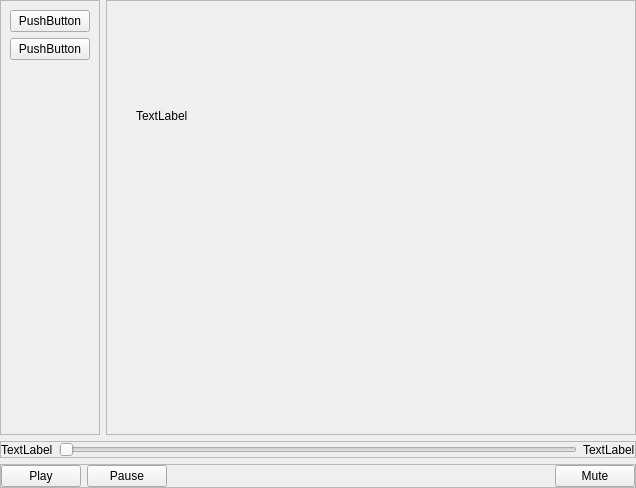
<?xml version="1.0" encoding="UTF-8"?>
<ui version="4.0">
 <class>MainWindow</class>
 <widget class="QMainWindow" name="MainWindow">
  <property name="geometry">
   <rect>
    <x>0</x>
    <y>0</y>
    <width>636</width>
    <height>488</height>
   </rect>
  </property>
  <property name="windowTitle">
   <string>MainWindow</string>
  </property>
  <widget class="QWidget" name="centralwidget">
   <layout class="QVBoxLayout" name="verticalLayout_2">
    <property name="leftMargin">
     <number>0</number>
    </property>
    <property name="topMargin">
     <number>0</number>
    </property>
    <property name="rightMargin">
     <number>0</number>
    </property>
    <property name="bottomMargin">
     <number>0</number>
    </property>
    <item>
     <layout class="QVBoxLayout" name="verticalLayout">
      <property name="spacing">
       <number>6</number>
      </property>
      <item>
       <layout class="QHBoxLayout" name="horizontalLayout_2" stretch="1,0,6">
        <item>
         <widget class="QFrame" name="sideBarFrame">
          <property name="frameShape">
           <enum>QFrame::StyledPanel</enum>
          </property>
          <property name="frameShadow">
           <enum>QFrame::Raised</enum>
          </property>
          <layout class="QVBoxLayout" name="verticalLayout_3">
           <item>
            <widget class="QPushButton" name="pushButton_1">
             <property name="text">
              <string>PushButton</string>
             </property>
            </widget>
           </item>
           <item>
            <widget class="QPushButton" name="pushButton">
             <property name="text">
              <string>PushButton</string>
             </property>
            </widget>
           </item>
           <item>
            <spacer name="verticalSpacer">
             <property name="orientation">
              <enum>Qt::Vertical</enum>
             </property>
             <property name="sizeType">
              <enum>QSizePolicy::Expanding</enum>
             </property>
             <property name="sizeHint" stdset="0">
              <size>
               <width>20</width>
               <height>40</height>
              </size>
             </property>
            </spacer>
           </item>
          </layout>
         </widget>
        </item>
        <item>
         <spacer name="verticalSpacer_2">
          <property name="orientation">
           <enum>Qt::Vertical</enum>
          </property>
          <property name="sizeHint" stdset="0">
           <size>
            <width>0</width>
            <height>40</height>
           </size>
          </property>
         </spacer>
        </item>
        <item>
         <widget class="QFrame" name="videoBackgroundWidget">
          <property name="frameShape">
           <enum>QFrame::StyledPanel</enum>
          </property>
          <property name="frameShadow">
           <enum>QFrame::Raised</enum>
          </property>
          <widget class="QLabel" name="videoLabel">
           <property name="geometry">
            <rect>
             <x>30</x>
             <y>100</y>
             <width>81</width>
             <height>31</height>
            </rect>
           </property>
           <property name="text">
            <string>TextLabel</string>
           </property>
          </widget>
         </widget>
        </item>
       </layout>
      </item>
      <item>
       <layout class="QVBoxLayout" name="verticalLayout_4">
        <item>
         <layout class="QHBoxLayout" name="horizontalLayout">
          <item>
           <widget class="QFrame" name="frame_2">
            <property name="minimumSize">
             <size>
              <width>0</width>
              <height>0</height>
             </size>
            </property>
            <property name="frameShape">
             <enum>QFrame::StyledPanel</enum>
            </property>
            <property name="frameShadow">
             <enum>QFrame::Raised</enum>
            </property>
            <layout class="QHBoxLayout" name="horizontalLayout_3">
             <property name="leftMargin">
              <number>0</number>
             </property>
             <property name="topMargin">
              <number>0</number>
             </property>
             <property name="rightMargin">
              <number>0</number>
             </property>
             <property name="bottomMargin">
              <number>0</number>
             </property>
             <item>
              <widget class="QLabel" name="label_2">
               <property name="text">
                <string>TextLabel</string>
               </property>
              </widget>
             </item>
             <item>
              <widget class="QSlider" name="horizontalSlider">
               <property name="orientation">
                <enum>Qt::Horizontal</enum>
               </property>
              </widget>
             </item>
             <item>
              <widget class="QLabel" name="label">
               <property name="text">
                <string>TextLabel</string>
               </property>
              </widget>
             </item>
            </layout>
           </widget>
          </item>
         </layout>
        </item>
        <item>
         <layout class="QHBoxLayout" name="horizontalLayout_5">
          <item>
           <widget class="QFrame" name="frame">
            <property name="frameShape">
             <enum>QFrame::StyledPanel</enum>
            </property>
            <property name="frameShadow">
             <enum>QFrame::Raised</enum>
            </property>
            <layout class="QHBoxLayout" name="horizontalLayout_6">
             <property name="leftMargin">
              <number>0</number>
             </property>
             <property name="topMargin">
              <number>0</number>
             </property>
             <property name="rightMargin">
              <number>0</number>
             </property>
             <property name="bottomMargin">
              <number>0</number>
             </property>
             <item>
              <widget class="QPushButton" name="play">
               <property name="text">
                <string>Play</string>
               </property>
              </widget>
             </item>
             <item>
              <widget class="QPushButton" name="pause">
               <property name="text">
                <string>Pause</string>
               </property>
              </widget>
             </item>
             <item>
              <spacer name="horizontalSpacer">
               <property name="orientation">
                <enum>Qt::Horizontal</enum>
               </property>
               <property name="sizeHint" stdset="0">
                <size>
                 <width>40</width>
                 <height>20</height>
                </size>
               </property>
              </spacer>
             </item>
             <item>
              <widget class="QPushButton" name="mute">
               <property name="text">
                <string>Mute</string>
               </property>
              </widget>
             </item>
            </layout>
           </widget>
          </item>
         </layout>
        </item>
       </layout>
      </item>
     </layout>
    </item>
   </layout>
  </widget>
 </widget>
 <resources/>
 <connections/>
</ui>
